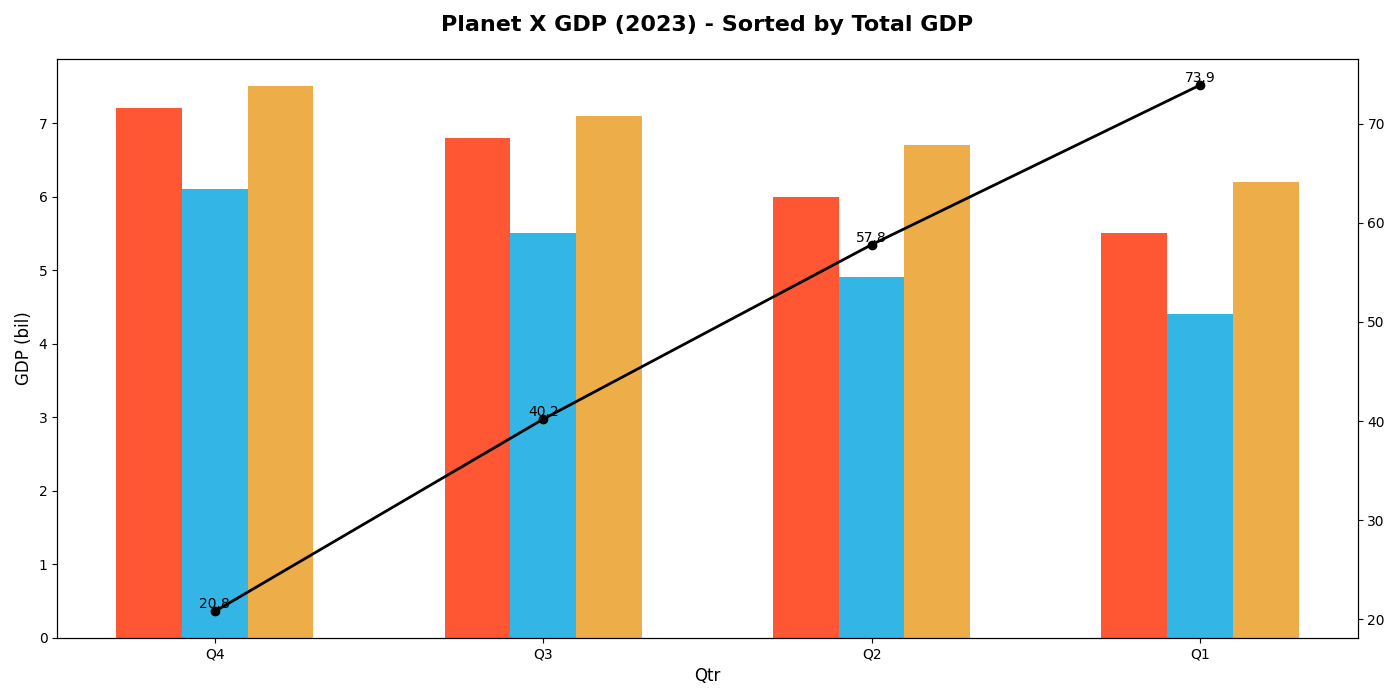

The script that drew this image:
import matplotlib.pyplot as plt
import numpy as np

quarters = ['Q1', 'Q2', 'Q3', 'Q4']
agri_gdp = [5.5, 6.0, 6.8, 7.2]
manu_gdp = [4.4, 4.9, 5.5, 6.1]
serv_gdp = [6.2, 6.7, 7.1, 7.5]

# Calculate total GDP for each quarter
total_gdp = [sum(x) for x in zip(agri_gdp, manu_gdp, serv_gdp)]

# Sort the data in descending order by total GDP
sorted_indices = np.argsort(total_gdp)[::-1]
sorted_quarters = [quarters[i] for i in sorted_indices]
sorted_agri_gdp = [agri_gdp[i] for i in sorted_indices]
sorted_manu_gdp = [manu_gdp[i] for i in sorted_indices]
sorted_serv_gdp = [serv_gdp[i] for i in sorted_indices]
sorted_total_gdp = [total_gdp[i] for i in sorted_indices]

fig, ax1 = plt.subplots(figsize=(14, 7))

width = 0.2
x_indices = np.arange(len(quarters))

ax1.bar(x_indices - width, sorted_agri_gdp, width=width, color='#FF5733')
ax1.bar(x_indices, sorted_manu_gdp, width=width, color='#33B5E5')
ax1.bar(x_indices + width, sorted_serv_gdp, width=width, color='#EDAE49')

ax1.set_title('Planet X GDP (2023) - Sorted by Total GDP', fontsize=16, fontweight='bold', pad=20)
ax1.set_xlabel('Qtr', fontsize=12)
ax1.set_ylabel('GDP (bil)', fontsize=12)
ax1.set_xticks(x_indices)
ax1.set_xticklabels(sorted_quarters)

ax2 = ax1.twinx()
ax2.plot(x_indices, np.cumsum(sorted_total_gdp), color='black', marker='o', linestyle='-', linewidth=2)

for i, val in enumerate(np.cumsum(sorted_total_gdp)):
    ax2.text(i, val, f'{val:.1f}', color='black', fontsize=10, ha='center', va='bottom')

plt.tight_layout()
plt.show()
